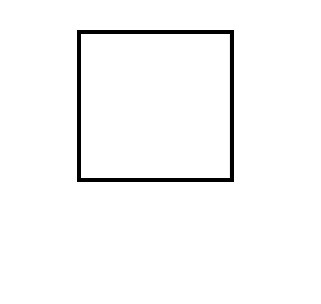
#> input picture 2021-16-08/Imagens/quadrado.jpg, 321 x 304 px, found by its file name
$ python areaQuadrado.py
#> lines starting #> are read from the running program, lines starting #| are printed output that depends on the picture; after the words box and inside, x2 and y2 are one past the last pixel; in counts of white or black regions, pixels touching at a corner belong together
import cv2 as cv
import numpy as np

img = cv.imread('C:\\Codes\\ifsp_ic_julio\\2021-16-08\\Imagens\\quadrado.jpg',cv.IMREAD_GRAYSCALE)
#> img is the input picture: shape (304, 321); min 0, max 255, mean 248.7
blur = cv.GaussianBlur(img,(5,5),0)
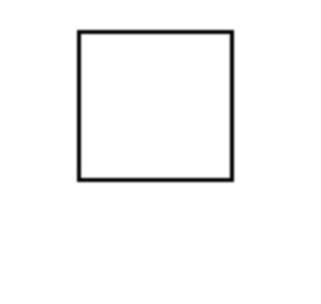
#> blur: shape (304, 321); min 2, max 255, mean 248.7
_,bin = cv.threshold(blur,0,255,cv.THRESH_BINARY_INV+cv.THRESH_OTSU)
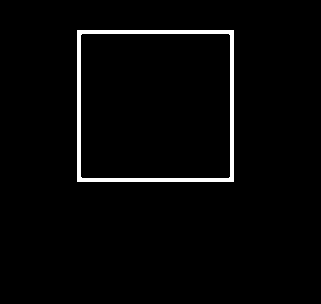
#> bin: shape (304, 321); 2.5% white; 1 white region, box (x1, y1, x2, y2) and area: (77, 30, 234, 182) 2412

conts,_ = cv.findContours(bin,cv.RETR_EXTERNAL,cv.CHAIN_APPROX_SIMPLE)
#> conts = [[[77, 30], [77, 181], [233, 181], [233, 30]]]
for cont in conts:
    area = cv.contourArea(cont)
    perimeter = cv.arcLength(cont,True)
#> this loop made 1 pass
#> (cont, area, perimeter) on pass 1: ([[77, 30], [77, 181], [233, 181], [233, 30]], 23556, 614)

print(area)
#| 23556.0
print(perimeter)
#| 614.0

cv.imshow('Image',bin)
cv.waitKey(0)
cv.destroyAllWindows()
